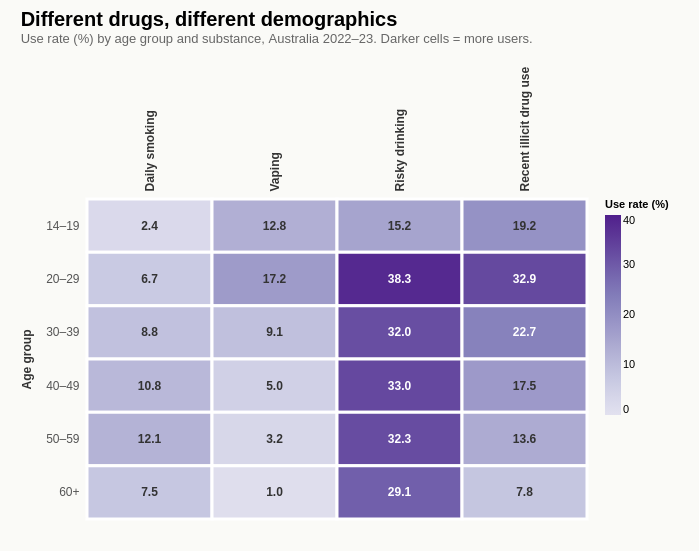

Here is the Vega-Lite specification saved for this chart:
### Vega-Lite specification from a JSON file in a GitHub repository (floating-point values rounded to 4 significant figures)
{"$schema": "https://vega.github.io/schema/vega-lite/v5.json", "title": {"text": "Different drugs, different demographics", "subtitle": "Use rate (%) by age group and substance, Australia 2022–23. Darker cells = more users.", "anchor": "start", "fontSize": 20, "subtitleFontSize": 13, "subtitleColor": "#666", "offset": 20}, "config": {"view": {"stroke": null}, "font": "sans-serif"}, "background": "#FAFAF7", "width": 500, "height": 320, "padding": {"left": 20, "right": 30, "top": 10, "bottom": 30}, "data": {"values": [{"age": "14–19", "substance": "Daily smoking", "rate": 2.4}, {"age": "14–19", "substance": "Vaping", "rate": 12.8}, {"age": "14–19", "substance": "Risky drinking", "rate": 15.2}, {"age": "14–19", "substance": "Recent illicit drug use", "rate": 19.2}, {"age": "20–29", "substance": "Daily smoking", "rate": 6.7}, {"age": "20–29", "substance": "Vaping", "rate": 17.2}, {"age": "20–29", "substance": "Risky drinking", "rate": 38.3}, {"age": "20–29", "substance": "Recent illicit drug use", "rate": 32.9}, {"age": "30–39", "substance": "Daily smoking", "rate": 8.8}, {"age": "30–39", "substance": "Vaping", "rate": 9.1}, {"age": "30–39", "substance": "Risky drinking", "rate": 32.0}, {"age": "30–39", "substance": "Recent illicit drug use", "rate": 22.7}, {"age": "40–49", "substance": "Daily smoking", "rate": 10.8}, {"age": "40–49", "substance": "Vaping", "rate": 5.0}, {"age": "40–49", "substance": "Risky drinking", "rate": 33.0}, {"age": "40–49", "substance": "Recent illicit drug use", "rate": 17.5}, {"age": "50–59", "substance": "Daily smoking", "rate": 12.1}, {"age": "50–59", "substance": "Vaping", "rate": 3.2}, {"age": "50–59", "substance": "Risky drinking", "rate": 32.3}, {"age": "50–59", "substance": "Recent illicit drug use", "rate": 13.6}, {"age": "60+", "substance": "Daily smoking", "rate": 7.5}, {"age": "60+", "substance": "Vaping", "rate": 1.0}, {"age": "60+", "substance": "Risky drinking", "rate": 29.1}, {"age": "60+", "substance": "Recent illicit drug use", "rate": 7.8}]}, "layer": [{"mark": {"type": "rect", "stroke": "white", "strokeWidth": 3}, "encoding": {"x": {"field": "substance", "type": "nominal", "sort": ["Daily smoking", "Vaping", "Risky drinking", "Recent illicit drug use"], "title": null, "axis": {"orient": "top", "labelFontSize": 12, "labelFontWeight": 600, "labelColor": "#333", "domain": false, "ticks": false, "labelPadding": 8}}, "y": {"field": "age", "type": "ordinal", "sort": ["14–19", "20–29", "30–39", "40–49", "50–59", "60+"], "title": "Age group", "axis": {"labelFontSize": 12, "labelColor": "#555", "titleFontSize": 12, "titleColor": "#333", "domain": false, "ticks": false, "labelPadding": 8, "titlePadding": 12}}, "color": {"field": "rate", "type": "quantitative", "scale": {"scheme": "purples", "domain": [0, 40]}, "legend": {"title": "Use rate (%)", "titleFontSize": 11, "labelFontSize": 11, "gradientLength": 200, "orient": "right"}}}}, {"mark": {"type": "text", "fontSize": 12, "fontWeight": 600}, "encoding": {"x": {"field": "substance", "type": "nominal", "sort": ["Daily smoking", "Vaping", "Risky drinking", "Recent illicit drug use"]}, "y": {"field": "age", "type": "ordinal", "sort": ["14–19", "20–29", "30–39", "40–49", "50–59", "60+"]}, "text": {"field": "rate", "format": ".1f"}, "color": {"condition": {"test": "datum.rate > 20", "value": "white"}, "value": "#333"}}}]}
